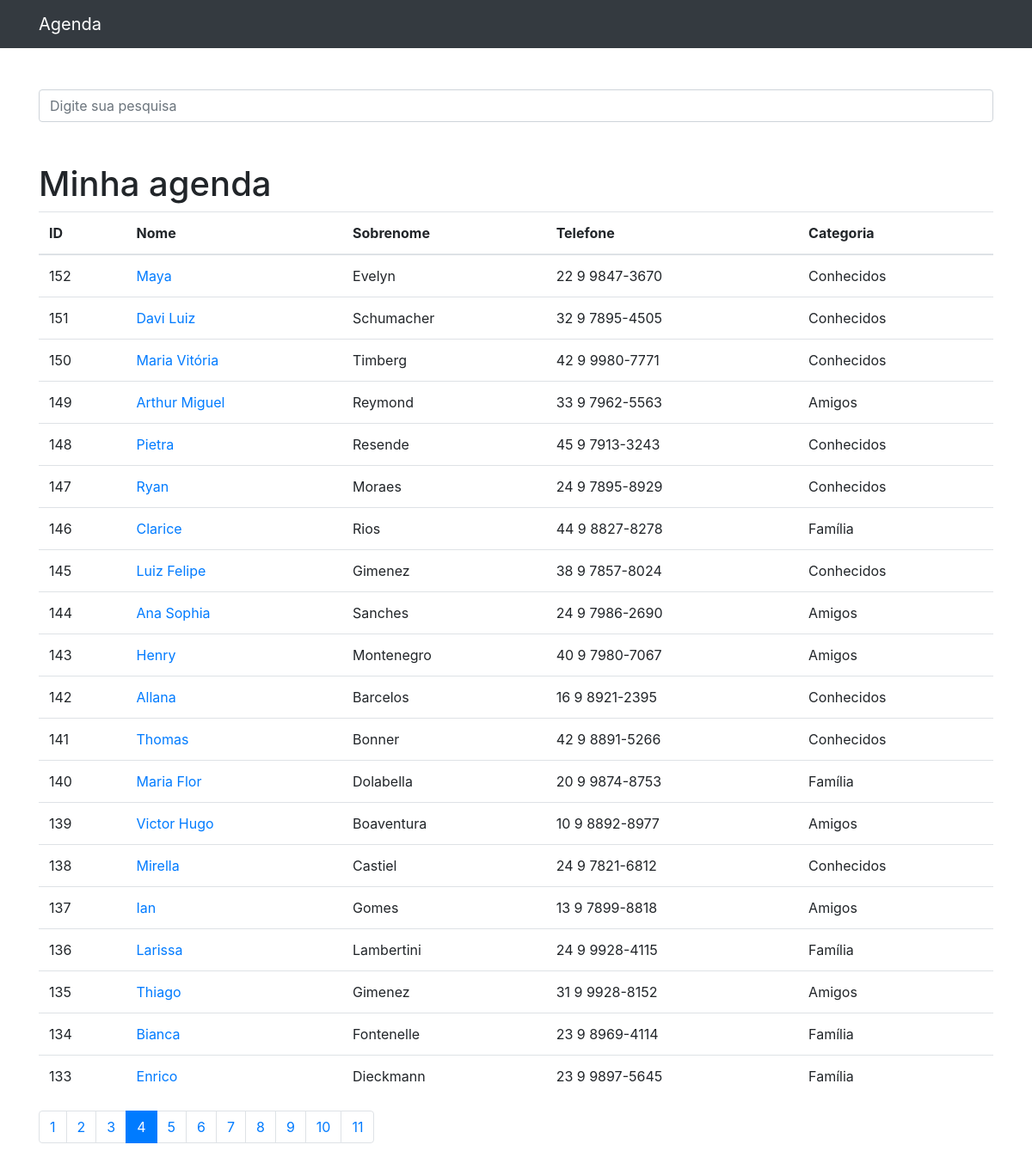
The page /?p=4&termo= on the database its author committed.
### contatos/models.py (models this page shows, shortened)
class Contato(models.Model):
    nome = models.CharField(max_length=150)
    sobrenome = models.CharField(max_length=255, blank=True)
    telefone = models.CharField(max_length=255)
    email = models.CharField(max_length=255, blank=True)
    data_criacao = models.DateTimeField(default=timezone.now)
    descricao = models.TextField(blank=True)
    categoria = models.ForeignKey(Categoria, on_delete=models.DO_NOTHING)
    mostrar = models.BooleanField(default=True)
    foto = models.ImageField(blank=True, upload_to='fotos/%Y/%m/')

class Categoria(models.Model):
    nome = models.CharField(max_length=255)
    def __str__(self):
        return self.nome

### contatos/views.py (the view)
# urls.py: path('', views.index, name='index'),
def index(request):
    contatos = Contato.objects.order_by('-id').filter(
        mostrar=True
    )
    paginator = Paginator(contatos, 20)
    page = request.GET.get('p')
    contatos = paginator.get_page(page)
    return render(request, 'contatos/index.html', {
        'contatos': contatos
    })

### contatos/templates/contatos/index.html
{% extends 'base.html' %}
{%block conteudo%}
    <h1 class="mt-5">Minha agenda</h1>
    <table class="table">
      <thead>
        <tr>
          <th>ID</th>
          <th>Nome</th>
          <th>Sobrenome</th>
          <th>Telefone</th>
          <th>Categoria</th>
        </tr>
      </thead>
      <tbody>
        {% for contato in contatos %}
          <tr>
            <td>{{ contato.id }}</td>
            <td>
              <a href="{% url 'ver_contato' contato.id %}">{{ contato.nome }}</a>
            </td>
            <td>{{ contato.sobrenome }}</td>
            <td>{{ contato.telefone }}</td>
            <td>{{ contato.categoria }}</td>
          </tr>
        {% endfor %}
      </tbody>
    </table>
<nav aria-label="Page navigation example">
  <ul class="pagination">
    {% for pagina in contatos.paginator.page_range %}
      {% if contatos.number == pagina %}
        <li class="page-item active">
          <a class="page-link" href="?p={{ pagina }}&termo={{ request.GET.termo }}">{{pagina}}</a>
        </li>
      {% else %}
        <li class="page-item">
          <a class="page-link" href="?p={{ pagina }}&termo={{ request.GET.termo }}">{{pagina}}</a>
        </li>
      {% endif %}
    {% endfor %}
  </ul>
</nav>
{%endblock%}

### rows shown on the page
Contato: id "152", nome "Maya", sobrenome "Evelyn", telefone "22 9 9847-3670", categoria "Conhecidos"
Contato: id "151", nome "Davi Luiz", sobrenome "Schumacher", telefone "32 9 7895-4505", categoria "Conhecidos"
Contato: id "150", nome "Maria Vitória", sobrenome "Timberg", telefone "42 9 9980-7771", categoria "Conhecidos"
Contato: id "149", nome "Arthur Miguel", sobrenome "Reymond", telefone "33 9 7962-5563", categoria "Amigos"
Contato: id "148", nome "Pietra", sobrenome "Resende", telefone "45 9 7913-3243", categoria "Conhecidos"
Contato: id "147", nome "Ryan", sobrenome "Moraes", telefone "24 9 7895-8929", categoria "Conhecidos"
Contato: id "146", nome "Clarice", sobrenome "Rios", telefone "44 9 8827-8278", categoria "Família"
Contato: id "145", nome "Luiz Felipe", sobrenome "Gimenez", telefone "38 9 7857-8024", categoria "Conhecidos"
Contato: id "144", nome "Ana Sophia", sobrenome "Sanches", telefone "24 9 7986-2690", categoria "Amigos"
Contato: id "143", nome "Henry", sobrenome "Montenegro", telefone "40 9 7980-7067", categoria "Amigos"
Contato: id "142", nome "Allana", sobrenome "Barcelos", telefone "16 9 8921-2395", categoria "Conhecidos"
Contato: id "141", nome "Thomas", sobrenome "Bonner", telefone "42 9 8891-5266", categoria "Conhecidos"
Contato: id "140", nome "Maria Flor", sobrenome "Dolabella", telefone "20 9 9874-8753", categoria "Família"
Contato: id "139", nome "Victor Hugo", sobrenome "Boaventura", telefone "10 9 8892-8977", categoria "Amigos"
Contato: id "138", nome "Mirella", sobrenome "Castiel", telefone "24 9 7821-6812", categoria "Conhecidos"
Contato: id "137", nome "Ian", sobrenome "Gomes", telefone "13 9 7899-8818", categoria "Amigos"
Contato: id "136", nome "Larissa", sobrenome "Lambertini", telefone "24 9 9928-4115", categoria "Família"
Contato: id "135", nome "Thiago", sobrenome "Gimenez", telefone "31 9 9928-8152", categoria "Amigos"
Contato: id "134", nome "Bianca", sobrenome "Fontenelle", telefone "23 9 8969-4114", categoria "Família"
Contato: id "133", nome "Enrico", sobrenome "Dieckmann", telefone "23 9 9897-5645", categoria "Família"

### other values the page prints
{{ pagina }} "1" "2" "3" "5" "6" "7" "8" "9" "10" "11"
{{ pagina }} "4"
